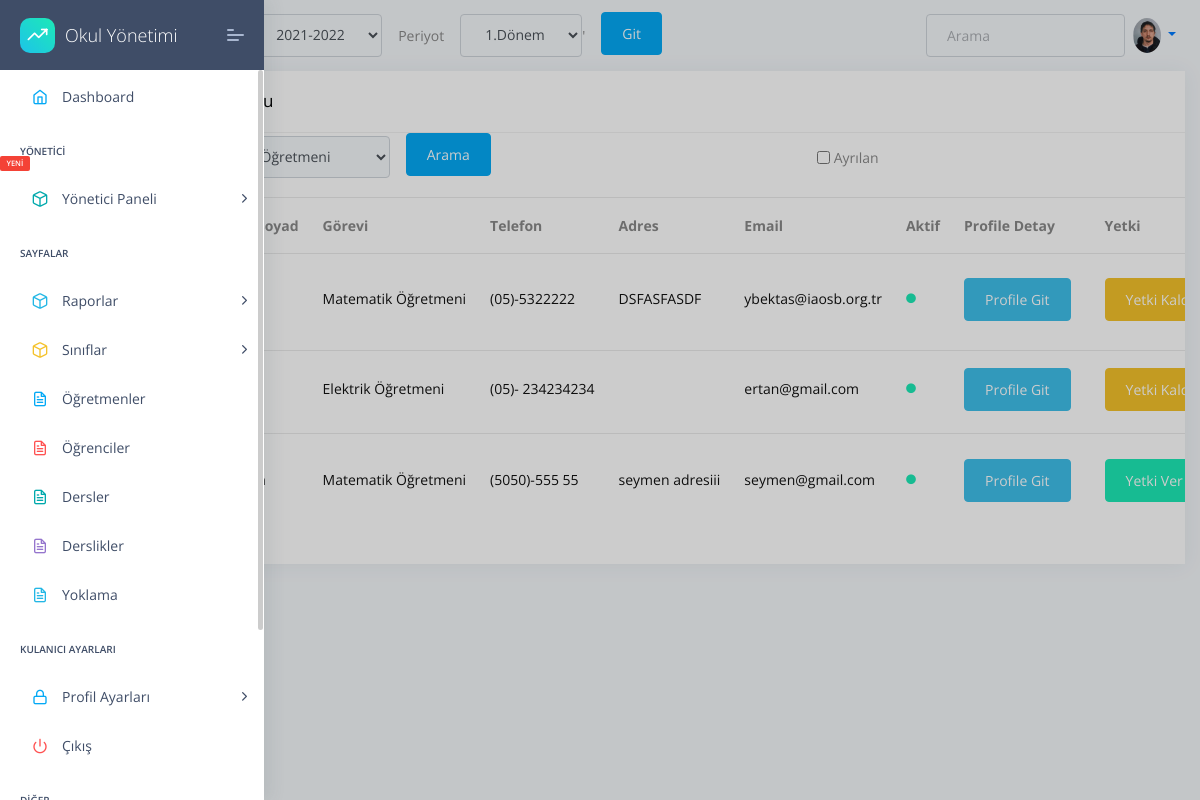
Page /usr-ogretmenler.html (signed in) on the committed database.
### apps/home/models.py (models this page shows, shortened)
class Profil(models.Model):
    user=models.OneToOneField(User,on_delete=models.CASCADE,related_name="user")
    TC=models.CharField(max_length=11,unique=True,validators=[validateEven],blank=True,null=True)# regex eklenecek, validasyon yapilacak
    image=models.ImageField(upload_to="images/ogretmenler/",blank=True,null=True,default='images/person.png')
    job=models.ForeignKey(JobsTable,on_delete=models.CASCADE,unique=False,blank=True,null=True)
    phone=models.CharField(validators=[validatePhone], max_length=17, blank=True,default="05",null=True,unique=False) # regex eklenecek, validasyon yapilacak
    adress=models.TextField(max_length=100,unique=False,blank=True,null=True)
    isWorking=models.BooleanField(default=True,unique=False,blank=True,null=True)
    HESCode=models.CharField(max_length=12,unique=True,validators=[validateHesCode],blank=True,null=True)
    birthdate=models.DateField(("Doğum Tarihiniz"), auto_now=False, auto_now_add=False,unique=False,blank=True,null=True)
    sexualChoice=(('Kız','Kız'),
              ('Erkek','Erkek'),
              ('Diger','Diğer'),
    )
    gender=CharField(max_length=10 ,choices=sexualChoice,unique=False,blank=True,null=True)

class JobsTable(models.Model):
    name=models.CharField(max_length=50,default="",)
    def __str__(self):
        return self.name

### apps/home/views.py (the view)
# urls.py: path('usr-ogretmenler.html', views.profilShowList,name='kullanicilar'),
@login_required(login_url="/login/")
def profilShowList(request):
    jobs =  JobsTable.objects.all()
    jobname = request.GET.get("jobname")
    if jobname ==None or jobname =="0":
        profilList = Profil.objects.all()
    else:
        profilList = Profil.objects.filter(job__name=jobname)
    context = {
        'Kullanicilar' : profilList,
        'media_url':settings.MEDIA_URL,
        'jobs':jobs,
        'sessions':sessions,"periods":periods
    }
    return render(request,'home/usr-ogretmenler.html',context)

### apps/home/models.py (called while the page is built)
    def __str__(self):
      return self.session

    def __str__(self):
      return self.period

### apps/templates/home/usr-ogretmenler.html (shortened to what this page needs)
{% extends "layouts/base.html" %}
{% block content %}
 <div class="col-xl-12 col-md-6">
    <div class="card Recent-Users">
        <div class="card-header">
            <h5>Kullanıcılar Tablosu</h5>
        </div>
        {% include  'home/filter.html' %}
        <div class="card-block px-0 py-3">
            <div class="table-responsive">
                <table class="table table-hover">
                    <thead>
                        <tr>
                        <th scope="col">Profil Resmi</th>
                          <th scope="col">Ad ve Soyad</th>
                          <th scope="col">Görevi</th>
                          <th scope="col">Telefon</th>
                          <th scope="col">Adres</th>
                          <th scope="col">Email</th>
                          <th scope="col">Aktif</th>
                          {% if user.is_staff %}
                          <th scope="col">Profile Detay</th>
                                <th scope="col">Yetki</th>
                          {% endif %}
                        </tr>
                      </thead>
                    <tbody>
                        {% for kullanici in Kullanicilar %}
                        <tr class="unread">
                            <td>
                                <a href="{% url 'users-view' kullanici.id %}">
                                <img class="rounded-circle" style="width:50px;" src="{{media_url}}{{kullanici.image}}" alt="activity-user" >
                            </a>
                            </td>
                            <td title="Ad Soyad">
                                <a href="{% url 'users-view' kullanici.id %}">
                                <h6 class="mb-1">{{kullanici.user.first_name}} {{kullanici.last_name}}</h6>
                                </a>
                            </td>
                            <td>
                                <a href="{% url 'users-view' kullanici.id %}">
                                <h6 class="mb-1">{{kullanici.job}} </h6>
                                </a>
                            </td>
                            <td>
                                <a href="{% url 'users-view' kullanici.id %}">
                                <h6 class="mb-1">{{kullanici.phone}} </h6>
                                </a>
                            </td>
                            <td>
                                <a href="{% url 'users-view' kullanici.id %}">
                                <h6 class="mb-1">{{kullanici.adress}}</h6>
                            </a>
                            </td>
                            <td>
                                <a href="{% url 'users-view' kullanici.id %}">
                                <h6 class="mb-1">{{kullanici.user.email}} </h6>
                            </a>
                            </td>
                            <td>
                                {% if kullanici.isWorking %}
                                <h6 class="text-muted"><i class="fas fa-circle text-c-green f-10 m-r-15"></i></h6>
                                {% else %}
                                <h6 class="text-muted"><i class="fas fa-circle text-c-black f-10 m-r-15"></i></h6>
                                {% endif %}
                            </td>
                            {% if user.is_staff %}
                            <td>
                                <a href="{% url 'users-view' kullanici.id %}" class="btn btn-info">Profile Git</a>
                            </td>
                            <td>
                                {% if kullanici.user.is_staff %}
                                <button type="button" class="btn btn-warning" data-toggle="modal" data-target="#{{kullanici.user.id}}model">Yetki Kaldır</button>
                                {% else %}
                                <button type="button" class="btn btn-success" data-toggle="modal" data-target="#{{kullanici.user.id}}model">Yetki Ver</button>
                                {% endif %}
                            </td>
                            {% endif %}
                        </tr>
                       {% endfor %}
                    </tbody>
                </table>
            </div>
        </div>
    </div>
</div>
{% endblock content %}

### apps/templates/includes/navigation.html (shortened to what this page needs)
<nav  class="navbar navbar-expand-lg ">
  <div class="collapse navbar-collapse ">
  <div class="collapse navbar-collapse" id="navbarsExample03">
    <ul class="navbar-nav mr-auto">
      <li class="text-black">
        <a class="nav-link" href="#">Anasayfa<span class="sr-only">(current)</span></a>
      </li>
      <form class="form-inline my-2 my-md-0"  method="GET" >
      <li class="text-black align-middle mx-3">
        <label for="session">Dönem</label>
      </li>
      <li class="nav-item select">
        <select id="sessionID" class="form-control" name="sessionID">-->
          {% for session in sessions %}
          <option value="{{ session }}">{{ session }}</option>
          {% endfor %}
        </select>
      </li>
      <li class="text-black mx-3">
        <label for="session">Periyot</label>
      </li>
      <li class="nav-item select">
        <select id="periodID" class="form-control" name="periodID">-->
          {% for period in periods %}
          <option value="{{ period }}">{{ period }}</option>
          {% endfor %}
        </select>
      </li>'
      <button  type="submit" class="btn btn-primary mx-3" >Git</button>
    </form>
    </ul>
    <form class="form-inline my-2 my-md-0">
      <input class="form-control" type="text" placeholder="Arama">
    </form>
    <ul class="nav navbar-nav navbar-right">
      <li class="nav-item dropdown">
      <a class="nav-link dropdown-toggle" href="" id="dropdown01" data-toggle="dropdown" aria-haspopup="true" aria-expanded="false">
      {% if user.user.image.ogretmenler %}
      <img
        src="/media/{{user.user.image.ogretmenler}}"
        class="rounded-circle z-depth-0"
        alt="avatar image"
        height="35"
      />
      {% else %}
      <img
        src="/media/{{user.user.image}}"
        class="rounded-circle z-depth-0"
        alt="avatar image"
        height="35"
      >
      {% endif %}
      </a>
      </li>
    </ul>
  </div>
</div>
</nav>

### rows in the picture
Profil: image (picture), user.first_name "yavuz", job "Matematik Öğretmeni", phone "(05)-5322222", adress "DSFASFASDF", user.email "ybektas@iaosb.org.tr", isWorking True (drawn)
Profil: image (picture), job "Elektrik Öğretmeni", phone "(05)- 234234234", user.email "ertan@gmail.com", isWorking True (drawn)
Profil: image (picture), user.first_name "seymen", job "Matematik Öğretmeni", phone "(5050)-555 55", adress "seymen adresiii", user.email "seymen@gmail.com", isWorking True (drawn)

### other values in the picture
form field sessionID "2021-2022"
form field periodID "1.Dönem"
form field jobname "Elektrik Öğretmeni"
